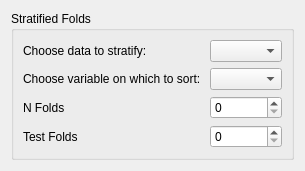
<?xml version="1.0" encoding="UTF-8"?>
<ui version="4.0">
 <class>Form</class>
 <widget class="QWidget" name="Form">
  <property name="sizePolicy">
   <sizepolicy hsizetype="Ignored" vsizetype="Ignored">
    <horstretch>0</horstretch>
    <verstretch>0</verstretch>
   </sizepolicy>
  </property>
  <property name="windowTitle">
   <string>Form</string>
  </property>
  <layout class="QVBoxLayout" name="verticalLayout">
   <item>
    <widget class="QGroupBox" name="formGroupBox">
     <property name="title">
      <string>Stratified Folds</string>
     </property>
     <layout class="QFormLayout" name="formLayout">
      <property name="fieldGrowthPolicy">
       <enum>QFormLayout::AllNonFixedFieldsGrow</enum>
      </property>
      <item row="0" column="0">
       <widget class="QLabel" name="chooseDataToStratifyLabel">
        <property name="text">
         <string>Choose data to stratify: </string>
        </property>
       </widget>
      </item>
      <item row="0" column="1">
       <widget class="QComboBox" name="chooseDataToStratifyComboBox"/>
      </item>
      <item row="1" column="0">
       <widget class="QLabel" name="chooseVarLabel">
        <property name="text">
         <string>Choose variable on which to sort: </string>
        </property>
       </widget>
      </item>
      <item row="1" column="1">
       <widget class="QComboBox" name="chooseVarComboBox"/>
      </item>
      <item row="2" column="0">
       <widget class="QLabel" name="nFoldsLabel">
        <property name="text">
         <string>N Folds</string>
        </property>
       </widget>
      </item>
      <item row="2" column="1">
       <widget class="QSpinBox" name="nFoldsSpinBox"/>
      </item>
      <item row="3" column="0">
       <widget class="QLabel" name="testFoldsLabel">
        <property name="text">
         <string>Test Folds</string>
        </property>
       </widget>
      </item>
      <item row="3" column="1">
       <widget class="QSpinBox" name="testFoldsSpinBox"/>
      </item>
     </layout>
    </widget>
   </item>
  </layout>
 </widget>
 <resources/>
 <connections/>
</ui>
